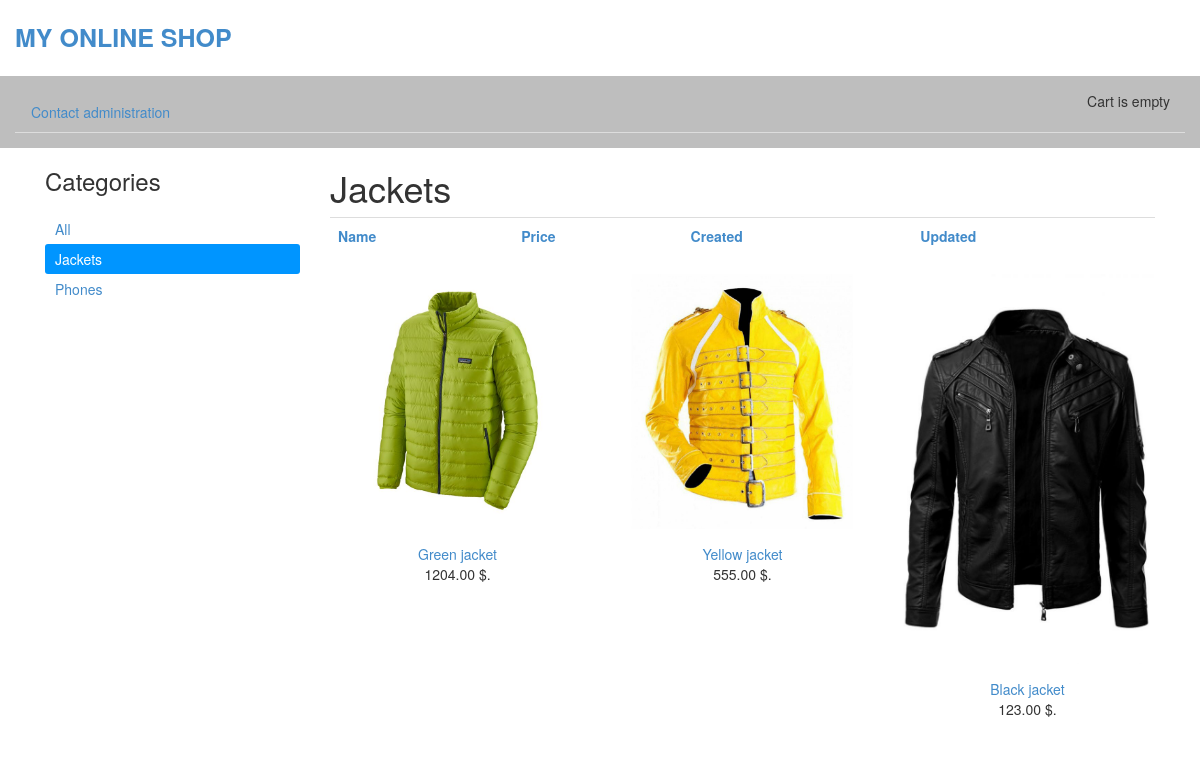
The app's page /jackets/ with its own data.
### shop/models.py (models this page shows, shortened)
class Category(models.Model):
    name = models.CharField(max_length=200, db_index=True)
    slug = models.SlugField(max_length=200, db_index=True, unique=True)
    class Meta:
        ordering = ['name']
        verbose_name = 'Category'
        verbose_name_plural = 'Categories'
    def get_absolute_url(self):
        return reverse('shop:ProductListByCategory', args=[self.slug])

class Product(models.Model):
    category = models.ForeignKey(Category, related_name='products', verbose_name="Category", on_delete=models.PROTECT)
    name = models.CharField(max_length=200, db_index=True, verbose_name="Name")
    slug = models.SlugField(max_length=200, db_index=True)
    image = models.ImageField(upload_to='products/%Y/%m/%d/', blank=True, verbose_name="Product image")
    description = models.TextField(blank=True, verbose_name="description")
    price = models.DecimalField(max_digits=10, decimal_places=2, verbose_name="Price")
    stock = models.PositiveIntegerField(verbose_name="In stock")
    available = models.BooleanField(default=True, verbose_name="Available")
    created = models.DateTimeField(auto_now_add=True)
    updated = models.DateTimeField(auto_now=True)
    class Meta:
        ordering = ['name']
        index_together = [
            ['id', 'slug']
        ]
    def get_absolute_url(self):
          return reverse('shop:ProductDetail', args=[self.id, self.slug])

### shop/views.py (the view)
# urls.py: url(r'^(?P<category_slug>[-\w]+)/$', views.ProductList, name='ProductListByCategory'),
def ProductList(request, category_slug=None):
    category = None
    categories = Category.objects.all()
    products = Product.objects.filter(available=True)
    if category_slug:
        category = get_object_or_404(Category, slug=category_slug)
        products = products.filter(category=category)
    order_by = request.GET.get("order_by", "")
    if order_by in ("name", "price", "created", "updated"):
        products = products.order_by(order_by)
        if request.GET.get("reverse", "") == '1':
            products = products.reverse()
    else:
        products = products.order_by("created").reverse()
    paginator = Paginator(products, 3)
    page = request.GET.get("page")
    try:
        products = paginator.page(page)
    except PageNotAnInteger:
        products = paginator.page(1)
    except EmptyPage:
        products = paginator.page(paginator.num_pages)
    return render(request, 'shop/product/list.html', {
        'category': category,
        'categories': categories,
        'products': products
    })

### cart/cart.py (called while the page is built)
    def __len__(self):
        return sum(item['quantity'] for item in self.cart.values())

### cart/context_processors.py (called while the page is built)
def cart(request):
    return {'cart': Cart(request)}

### shop/templates/shop/product/list.html (shortened to what this page needs)
{% extends 'shop/base.html' %}
{% load static %}
{% block content %}
  <div id="sidebar" class="col-sm-3">
    <h3>Categories</h3>
    <ul>
      <li {% if not category %} class="selected" {% endif %}>
        <a href="{% url "shop:ProductList" %}">All</a>
      </li>
      {% for cat in categories %}
        <li {% if category.slug == cat.slug %} class="selected" {% endif %}>
          <a href="{{ cat.get_absolute_url }}">{{ cat.name }}</a>
        </li>
      {% endfor %}
    </ul>
  </div>
  <div id="main" class="product_list col-sm-9">
    <h1>{% if category %}{{ category.name }}{% else %}All Products{% endif %}</h1>
    <table class="table">
        <tbody>
            <tr>
                {% with order_by=request.GET.order_by reverse=request.GET.reverse %}
                <th><a href="{{ category.get_absolute_url }}?order_by=name{% if order_by == 'name' and reverse != '1' %}&amp;reverse=1{% endif %}">
                            Name {% if order_by == 'name' and reverse != '1' %}&uarr;{% elif order_by == 'name' and reverse == '1' %}&darr;{% endif %}</a></th>
                <th><a href="{{ category.get_absolute_url }}?order_by=price{% if order_by == 'price' and reverse != '1' %}&amp;reverse=1{% endif %}">
                            Price {% if order_by == 'price' and reverse != '1' %}&uarr;{% elif order_by == 'price' and reverse == '1' %}&darr;{% endif %}</a></th>
                <th><a href="{{ category.get_absolute_url }}?order_by=created{% if order_by == 'created' and reverse != '1' %}&amp;reverse=1{% endif %}">
                            Created {% if order_by == 'created' and reverse != '1' %}&uarr;{% elif order_by == 'created' and reverse == '1' %}&darr;{% endif %}</a></th>
                <th><a href="{{ category.get_absolute_url }}?order_by=updated{% if order_by == 'updated' and reverse != '1' %}&amp;reverse=1{% endif %}">
                            Updated {% if order_by == 'updated' and reverse != '1' %}&uarr;{% elif order_by == 'updated' and reverse == '1' %}&darr;{% endif %}</a></th>
                {% endwith %}
            </tr>
        </tbody>
    </table>
    <div class="items row">
      {% for product in products %}
        <div class="item col-sm-4">
          <a href="{{ product.get_absolute_url }}">
            <img src="{% if product.image %}{{ product.image.url }}{% else %}{% static "img/no-image.jpg"%}{% endif %}" class="img-responsive">
          </a>
          <a href="{{ product.get_absolute_url }}">{{ product.name }}</a><br>
          {{ product.price }} $.
        </div>
      {% endfor %}
    </div>
  </div>
{% endblock %}

### static/css/style.css (style rules this page uses)
#sidebar ul { list-style: none; margin: 0; padding: 0; margin-top: 20px; }
#sidebar ul li { padding: 5px 10px; }
#sidebar ul li.selected { background: #0095ff; color: white; border-radius: 3px; }
#sidebar ul li.selected a { color: white; }
.items { margin-top: 20px; }
.item { text-align: center; margin-bottom: 30px; }
.item a img { margin-bottom: 15px; }
th, td { padding: 5px; }

### records on screen
Category: name "Jackets"
Category: name "Phones"
Product: image (picture), name "Green jacket", price "1204.00"
Product: image (picture), name "Yellow jacket", price "555.00"
Product: image (picture), name "Black jacket", price "123.00"
